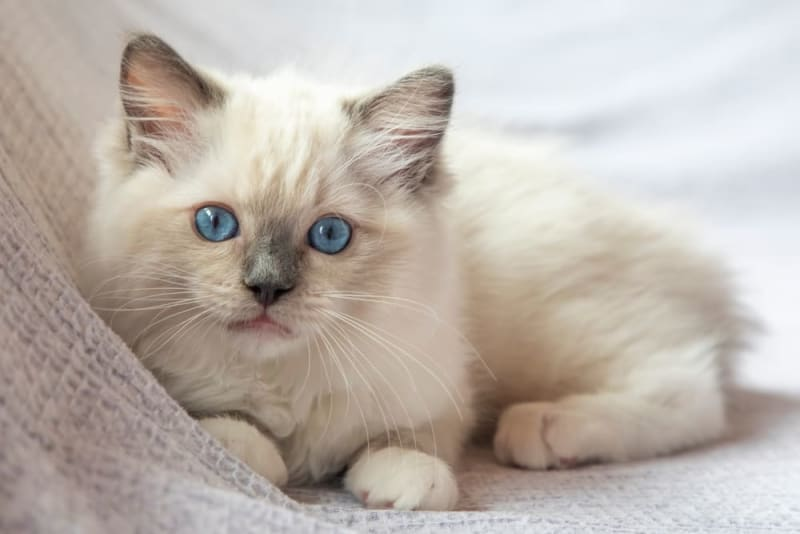
#> input picture image.jpg, 800 x 534 px, found by its file name
$ python 'Domain Spasial.py'   (older library calls are emulated)
#> lines starting #> are read from the running program, lines starting #| are printed output that depends on the picture
import cv2
import numpy as np
import matplotlib.pyplot as plt
from scipy.ndimage import median_filter, minimum_filter, maximum_filter

# Baca gambar dari file (dalam format warna)
image_path = 'D:\KULIAH\SEMESTER 4\PCD\Projek\PCD\Tugas 3 PCD\.venv\image.jpg'  # Ganti dengan path gambar Anda
image_color = cv2.imread(image_path)  # Baca gambar dalam format warna
#> image_color is the input picture: shape (534, 800, 3); mean B, G, R 172.5, 179.9, 188.7

# Ubah gambar berwarna menjadi grayscale
image_gray = cv2.cvtColor(image_color, cv2.COLOR_BGR2GRAY)
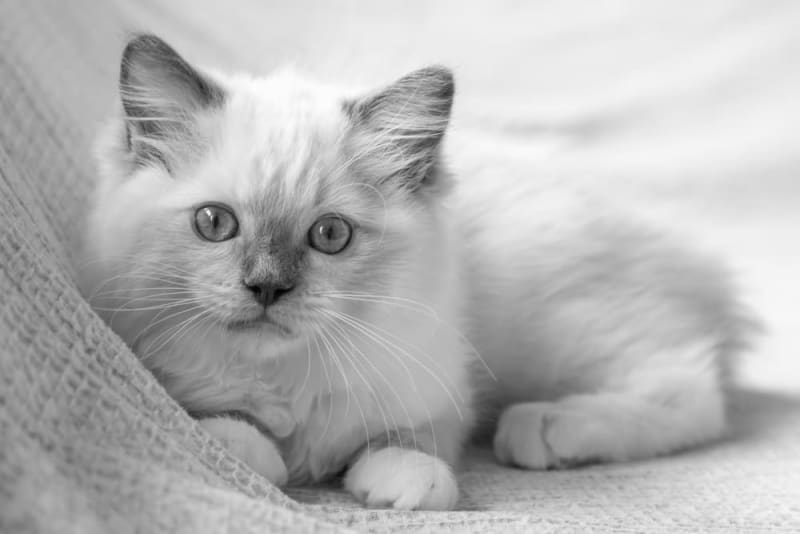
#> image_gray: shape (534, 800); min 1, max 255, mean 181.7

# Function untuk menampilkan beberapa gambar dalam grid
def show_images_in_grid(titles, images, rows, cols, figsize=(10, 10)):
    fig, axes = plt.subplots(rows, cols,  figsize=figsize)
    for ax, title, img in zip(axes.flatten(), titles, images):
        ax.set_title(title)
        ax.imshow(img if len(img.shape) == 3 else img, cmap='gray' if len(img.shape) == 2 else None)
        ax.axis('off')
    plt.tight_layout()
    plt.show()

# Difference Image antara dua gambar
difference = cv2.absdiff(image_gray, image_gray)
#> difference: shape (534, 800); every value is 0

# Average Filter dengan kernel 5x5
avg_filtered = cv2.blur(image_gray, (5, 5))

# Median Filter dengan kernel 5x5
median_filtered = median_filter(image_gray, size=5)

# Min Filter dengan kernel 3x3
min_filtered = minimum_filter(image_gray, size=3)

# Max Filter dengan kernel 3x3
max_filtered = maximum_filter(image_gray, size=3)

# Laplacian
laplacian = cv2.Laplacian(image_gray, cv2.CV_64F)
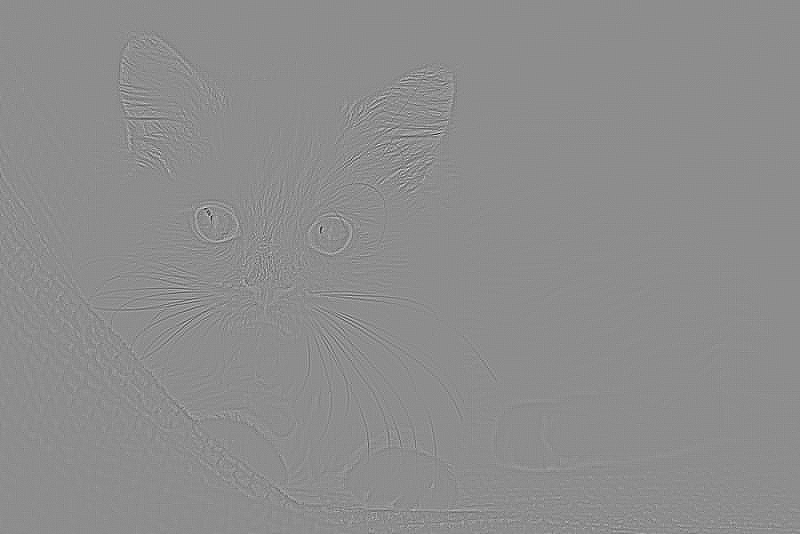
#> laplacian: shape (534, 800) float64; min -177, max 142, mean 0; drawn with min black and max white

# Sobel Gradient dalam arah X
sobel_x = cv2.Sobel(image_gray, cv2.CV_64F, 1, 0, ksize=3)
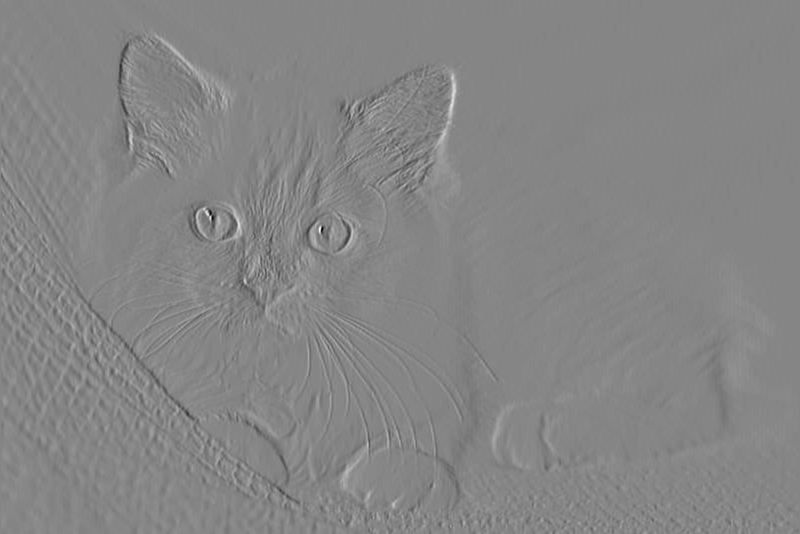
#> sobel_x: shape (534, 800) float64; min -457, max 417, mean 0.8; drawn with min black and max white

# Sobel Gradient dalam arah Y
sobel_y = cv2.Sobel(image_gray, cv2.CV_64F, 0, 1, ksize=3)
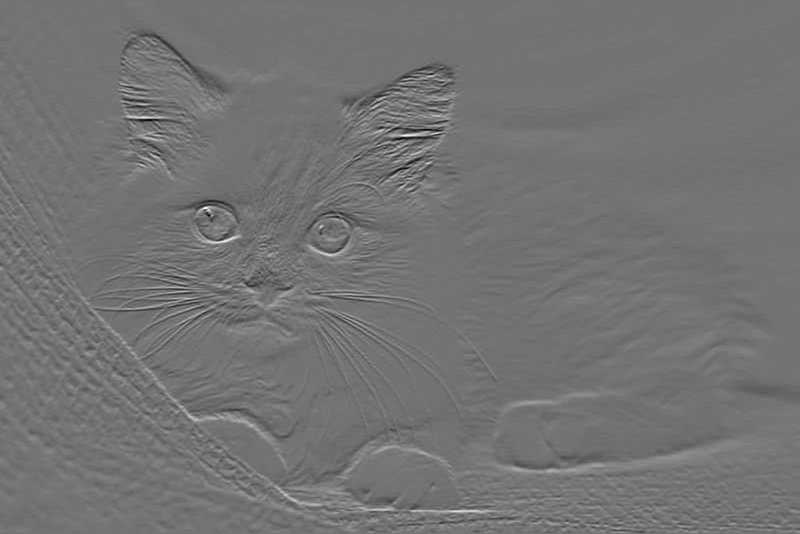
#> sobel_y: shape (534, 800) float64; min -372, max 448, mean -0.3; drawn with min black and max white

# Daftar judul dan gambar untuk ditampilkan dalam grid
titles = [
    "Gambar Asli (Berwarna)",
    "Difference Image",
    "Average Filter (5x5)",
    "Median Filter (5x5)",
    "Min Filter (3x3)",
    "Max Filter (3x3)",
    "Laplacian",
    "Sobel Gradient (X)",
    "Sobel Gradient (Y)"
]

images = [
    cv2.cvtColor(image_color, cv2.COLOR_BGR2RGB),  # Konversi BGR ke RGB untuk plot berwarna
    difference,
    avg_filtered,
    median_filtered,
    min_filtered,
    max_filtered,
    laplacian,
    sobel_x,
    sobel_y
]

# Tampilkan gambar dalam grid 3x3
show_images_in_grid(titles, images, 3, 3,  figsize=(7, 7))
#> the loop in show_images_in_grid, `for ax, title, img in zip(axes.flatten(), titles, images):` made 9 passes
#> title on passes 1 to 9: 'Gambar Asli (Berwarna)', 'Difference Image', 'Average Filter (5x5)', 'Median Filter (5x5)', 'Min Filter (3x3)', 'Max Filter (3x3)', 'Laplacian', 'Sobel Gradient (X)', 'Sobel Gradient (Y)'
#> in show_images_in_grid, `plt.show()`:
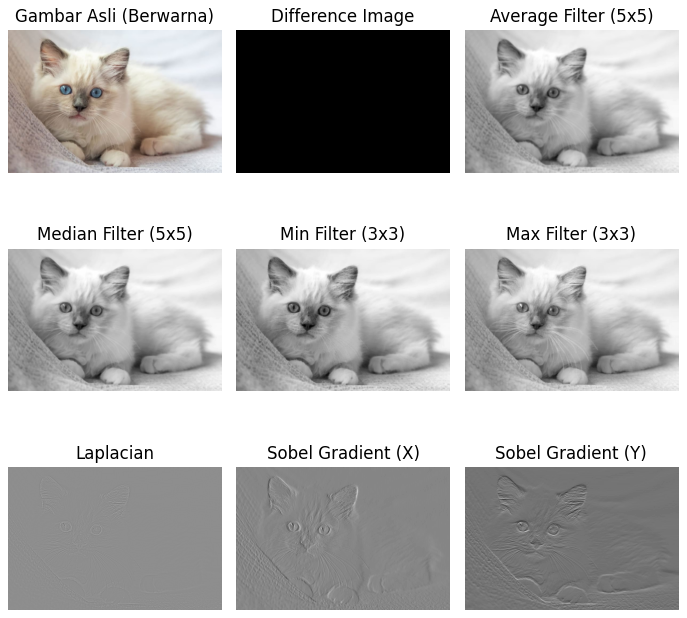
#> figure drawn by matplotlib, 9 panels
